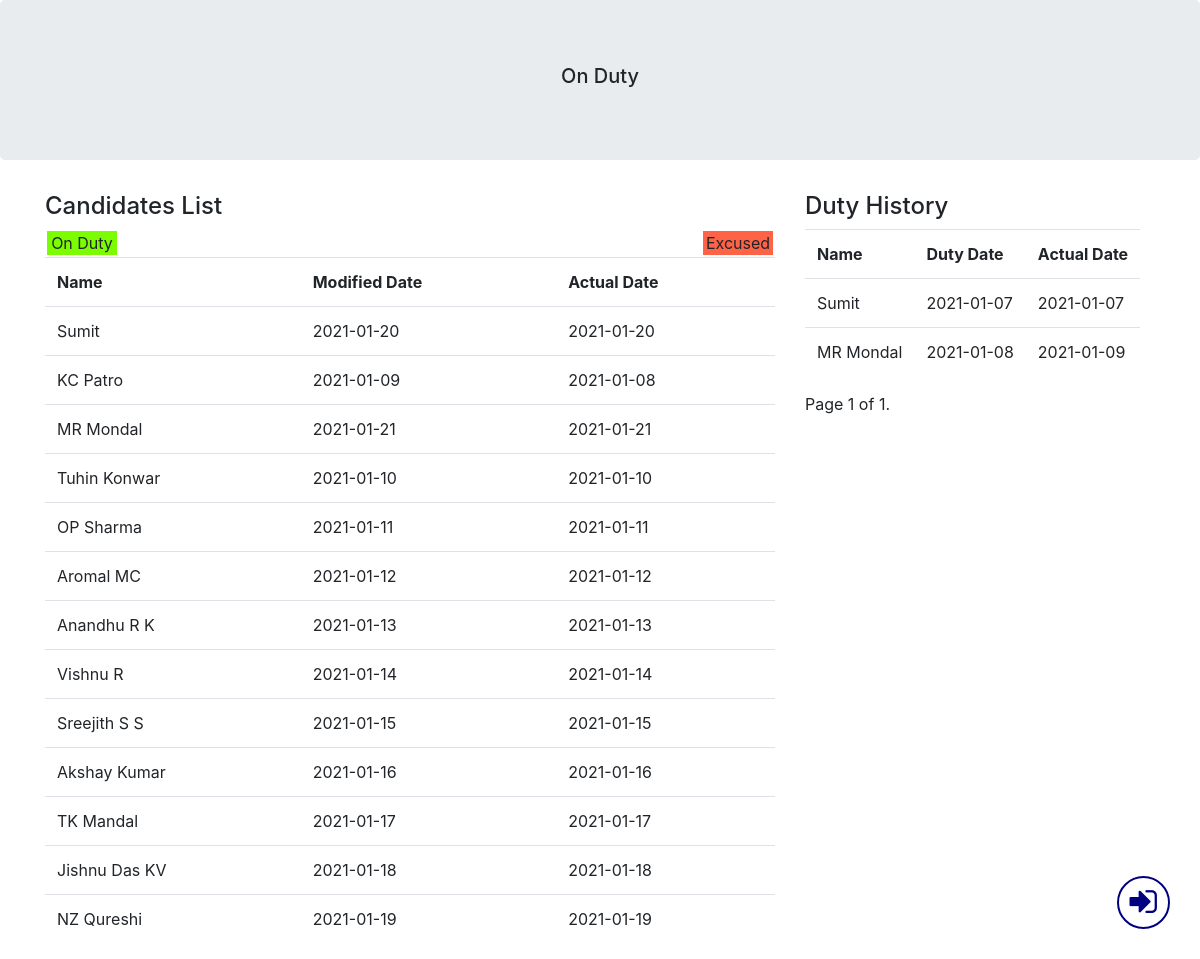
The page / on the database its author committed.
### app/models.py (models this page shows, shortened)
class Candidates(models.Model):
    cand_name = models.CharField(max_length=50)
    cand_mobile = models.CharField(max_length=10)
    cand_email = models.EmailField()
    mdf_date = models.CharField(max_length=30)
    act_date = models.CharField(max_length=30)
    excuse = models.BooleanField(default=False)
    is_active = models.BooleanField(default=True)

class History(models.Model):
    cand_name = models.CharField(max_length=50)
    mdf_date = models.CharField(max_length=30)
    act_date = models.CharField(max_length=30)

### app/views.py (the view)
# urls.py: path('', views.index, name='index'),
def index(request):
    request.session['USERNAME'] = ''
    saveHistory(request)
    candList = Candidates.objects.filter(is_active='True')
    dutyBoy = candList.filter(mdf_date=datetime.date.today(),is_active='True')
    dutyBoy.update(excuse=False)
    history_list = History.objects.all()
    paginator = Paginator(history_list, 10)
    page_number = request.GET.get('page')
    page_obj = paginator.get_page(page_number)
    return render(request, 'index.html', {'candList':candList,'dutyBoy':dutyBoy,'page_obj':page_obj})

### app/func.py (called while the page is built, shortened)
def saveHistory(request):
    D = datetime.date.today()
    minus_oneDay = datetime.datetime.strptime(str(D), "%Y-%m-%d") - datetime.timedelta(days=1)
    filterD = minus_oneDay.strftime("%Y-%m-%d")
    Cand = Candidates.objects.filter(mdf_date=filterD)

### templates/index.html (shortened to what this page needs)
{% extends 'base.html' %}
{% block content %}
<div class="login-btn" onclick="showLogin()"><span class="fa fa-2x fa-sign-in"></span></div>
<div class="jumbotron text-center">
    <h5>On Duty</h5>
</div>
<div class="container">
    <div class="row">
        <div class="col-sm-8">
            <h4>Candidates List</h4>
            <div class="duty-color">On Duty</div>
            <div class="excuse-color">Excused</div>
            <div class="table-responsive">
              <table class="table">
                  <tr>
                      <th>Name</th>
                      <th>Modified Date</th>
                      <th>Actual Date</th>
                  </tr>
                  {% for value in candList %}
                      <tr class="{{value.excuse}} {{value.mdf_date}}">
                          <td>{{ value.cand_name }}</td>
                          <td>{{ value.mdf_date }}</td>
                          <td>{{ value.act_date }}</td>
                      </tr>
                  {% endfor %}
              </table>
            </div>
        </div>
        <div class="col-sm-4" style="margin-bottom: 10px;">
            <h4>Duty History</h4>
            <table class="table table-responsive">
                <tr>
                    <th>Name</th>
                    <th>Duty Date</th>
                    <th>Actual Date</th>
                </tr>
                {% for value in page_obj %}
                    <tr class="{{value.excuse}} {{value.mdf_date}}">
                        <td>{{ value.cand_name }}</td>
                        <td>{{ value.mdf_date }}</td>
                        <td>{{ value.act_date }}</td>
                    </tr>
                {% endfor %}
            </table>
            <div class="pagination">
                <span class="step-links">
                    <span class="current">
                        Page {{ page_obj.number }} of {{ page_obj.paginator.num_pages }}.
                    </span>
                </span>
            </div>
        </div>
    </div>
</div>
{% endblock %}

### templates/base.html (shortened to what this page needs)
<!DOCTYPE html>
<html lang="en">
<head>
    <link rel="stylesheet" href="https://maxcdn.bootstrapcdn.com/bootstrap/4.5.2/css/bootstrap.min.css">
    <link rel="stylesheet" href="https://cdnjs.cloudflare.com/ajax/libs/font-awesome/4.7.0/css/font-awesome.min.css">
</head>
<body>
    {% block content %}
    {% endblock %}
</body>
</html>

### templates/base.html (style rules this page uses)
.login-btn { bottom: 30px; right: 30px; position: fixed; z-index: 999; color: navy; background-color: white; border: 2px solid navy; border-radius: 50px; padding: 8px 11px; }
.duty-color { margin: 2px; text-align: center; width: 70px; background-color: #7cfc00; float: left; }
.excuse-color { margin: 2px; text-align: center; width: 70px; background-color: #ff6347; float: right; }

### rows shown on the page
Candidates: cand_name "Sumit", mdf_date "2021-01-20", act_date "2021-01-20"
Candidates: cand_name "KC Patro", mdf_date "2021-01-09", act_date "2021-01-08"
Candidates: cand_name "MR Mondal", mdf_date "2021-01-21", act_date "2021-01-21"
Candidates: cand_name "Tuhin Konwar", mdf_date "2021-01-10", act_date "2021-01-10"
Candidates: cand_name "OP Sharma", mdf_date "2021-01-11", act_date "2021-01-11"
Candidates: cand_name "Aromal MC", mdf_date "2021-01-12", act_date "2021-01-12"
Candidates: cand_name "Anandhu R K", mdf_date "2021-01-13", act_date "2021-01-13"
Candidates: cand_name "Vishnu R", mdf_date "2021-01-14", act_date "2021-01-14"
Candidates: cand_name "Sreejith S S", mdf_date "2021-01-15", act_date "2021-01-15"
Candidates: cand_name "Akshay Kumar", mdf_date "2021-01-16", act_date "2021-01-16"
Candidates: cand_name "TK Mandal", mdf_date "2021-01-17", act_date "2021-01-17"
Candidates: cand_name "Jishnu Das KV", mdf_date "2021-01-18", act_date "2021-01-18"
Candidates: cand_name "NZ Qureshi", mdf_date "2021-01-19", act_date "2021-01-19"
History: cand_name "Sumit", mdf_date "2021-01-07", act_date "2021-01-07"
History: cand_name "MR Mondal", mdf_date "2021-01-08", act_date "2021-01-09"

### other values the page prints
{{ page_obj.number }} "1"
{{ page_obj.paginator.num_pages }} "1"
